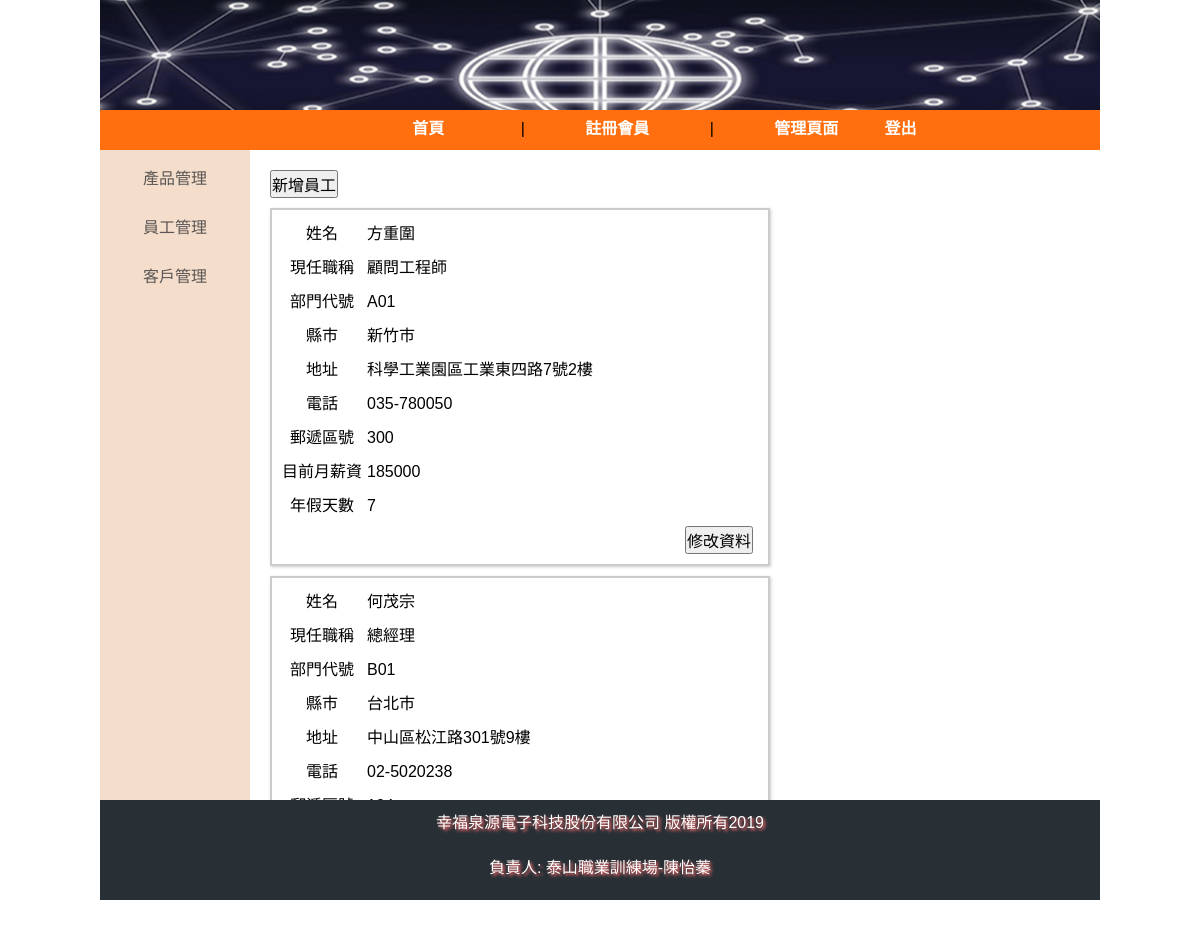
Page /index.php?do=admin&ad=emp (signed in) on the committed database.
### tables this page shows
CREATE TABLE `employee` (
  `id` int(10) UNSIGNED NOT NULL,
  `姓名` varchar(3) DEFAULT NULL,
  `現任職稱` varchar(5) DEFAULT NULL,
  `部門代號` varchar(3) DEFAULT NULL,
  `縣市` varchar(3) DEFAULT NULL,
  `地址` varchar(18) DEFAULT NULL,
  `電話` varchar(16) DEFAULT NULL,
  `郵遞區號` int(3) DEFAULT NULL,
  `目前月薪資` int(6) DEFAULT NULL,
  `年假天數` int(2) DEFAULT NULL
);

### base.php (called while the page is built, shortened)
<?php
  $dsn="mysql:host=localhost;charset=utf8;dbname=homework";
  $pdo=new PDO($dsn,"root","");
function all($table){
  global $pdo;
  $sql="select * from $table";
  $rows=$pdo->query($sql)->fetchAll(PDO::FETCH_ASSOC);
  return $rows;
}
?>

### ad_emp.php (the view)
<button onclick="javascript:location='?do=admin&ad=newemp'">新增員工</button>
<?php
$rows=all("employee");
foreach($rows as $emp){
  echo "<ul class='list'>";
  echo "<li><div>姓名</div><div>".$emp['姓名']."</div></li>";
  echo "<li><div>現任職稱</div><div>".$emp['現任職稱']."</div></li>";
  echo "<li><div>部門代號</div><div>".$emp['部門代號']."</div></li>";
  echo "<li><div>縣市</div><div>".$emp['縣市']."</div></li>";
  echo "<li><div>地址</div><div>".$emp['地址']."</div></li>";
  echo "<li><div>電話</div><div>".$emp['電話']."</div></li>";
  echo "<li><div>郵遞區號</div><div>".$emp['郵遞區號']."</div></li>";
  echo "<li><div>目前月薪資</div><div>".$emp['目前月薪資']."</div></li>";
  echo "<li><div>年假天數</div><div>".$emp['年假天數']."</div></li>";
  echo "<li>";
  ?>
  <button onclick="javascript:location='?do=admin&ad=editemp&id=<?=$emp['id'];?>'">修改資料</button>
  <?php
  echo "</li>";
  echo "</ul>";
}
?>

### style.css (style rules this page uses)
* { box-sizing: border-box; font-size:16px; font-family: "微軟正黑體",Arial, Helvetica, sans-serif; padding:0; margin:0; }
html { width:100%; height:100%; }
body { background-image:url("asset/bag.jpg"); background-repeat:no-repeat; margin:0px; padding:0px; width:100vw; height:120vh; }
ul { list-style-type: none; }
.list { border:2px solid #ccc; box-shadow:1px 1px 3px #ccc; padding:5px; width:500px; margin:10px 0; }
.list li div { display:inline-block; }
.list li div:nth-child(1) { width:90px; padding:5px; text-align:center; }
.list li div:nth-child(2) { width:300px; padding:5px 0; text-align:left; }
.list li:nth-last-child(1) { text-align:right; }
.list li button,.list li input[type='submit'] { margin:5px 10px; }

### rows in the picture
employee: 姓名 "方重圍", 現任職稱 "顧問工程師", 部門代號 "A01", 縣市 "新竹市", 地址 "科學工業園區工業東四路7號2樓", 電話 "035-780050", 郵遞區號 "300", 目前月薪資 "185000", 年假天數 "7"
employee: 姓名 "何茂宗", 現任職稱 "總經理", 部門代號 "B01", 縣市 "台北市", 地址 "中山區松江路301號9樓", 電話 "02-5020238"
